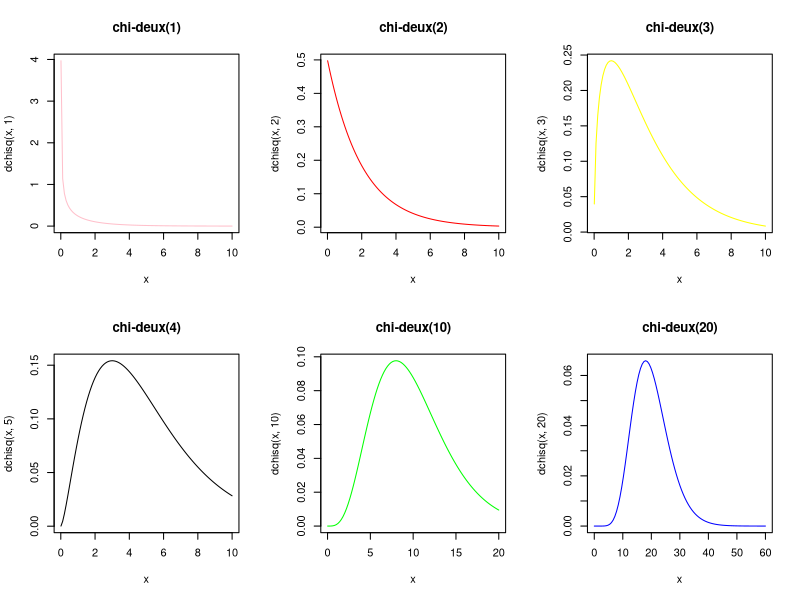

R code for this plot:
#
par(mfrow=c(2,3))
curve(dchisq(x,1), 0.01,10, main="chi-deux(1)", col="pink")
curve(dchisq(x,2), 0.01,10, main="chi-deux(2)", col="red")
curve(dchisq(x,3), 0.01,10, main="chi-deux(3)", col="yellow")
curve(dchisq(x,5), 0.01,10, main="chi-deux(4)", col="black")
curve(dchisq(x,10), 0.01,20, main="chi-deux(10)", col="green")
curve(dchisq(x,20), 0.01,60, main="chi-deux(20)", col="blue")
